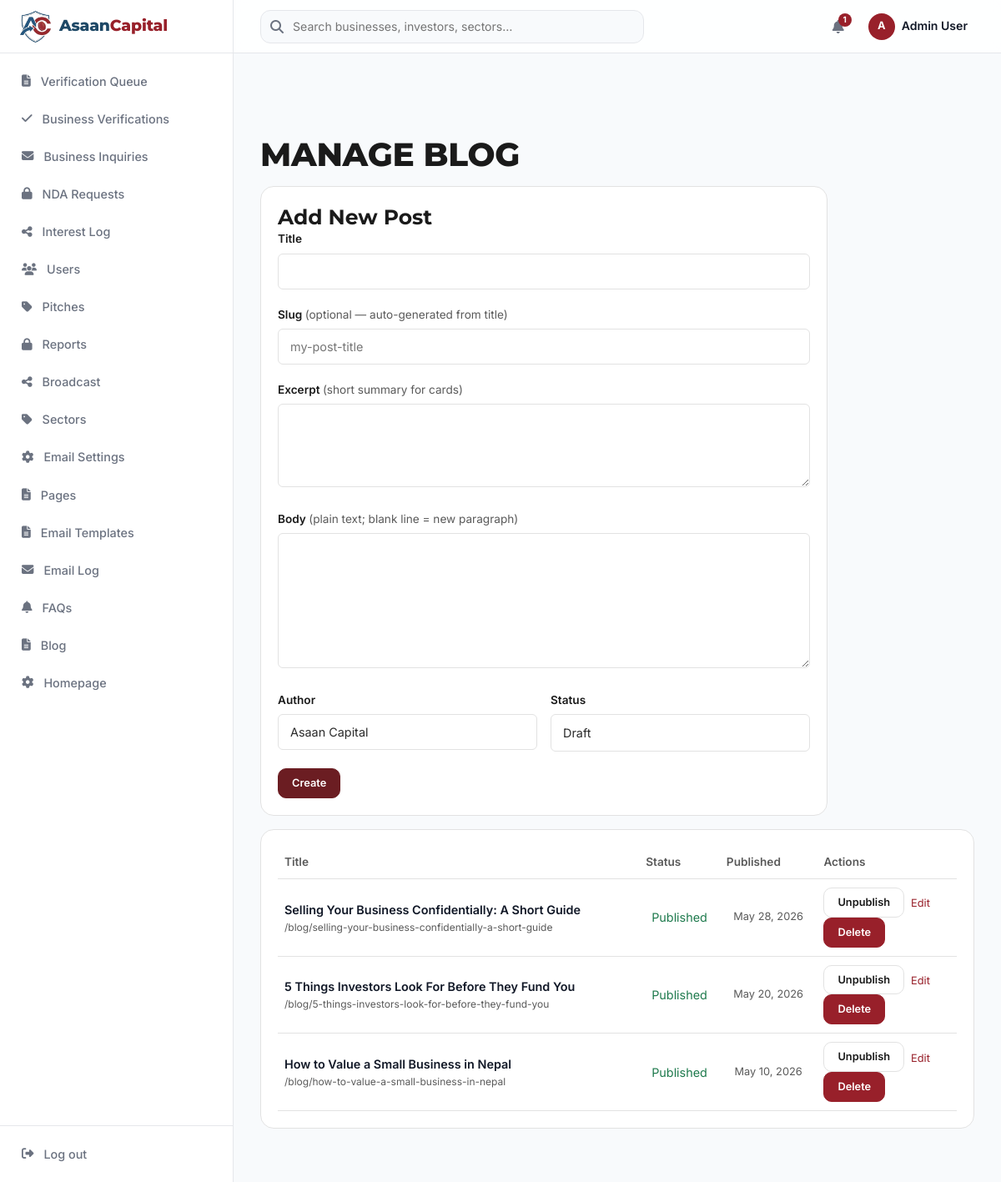
The app's page /admin/content/blog.php (signed in) with its own data.
### tables this page shows
CREATE TABLE `blog_posts` (
  `id` bigint(20) unsigned NOT NULL AUTO_INCREMENT,
  `title` varchar(255) NOT NULL,
  `slug` varchar(255) NOT NULL,
  `excerpt` varchar(500) DEFAULT NULL,
  `body` mediumtext NOT NULL,
  `author` varchar(120) NOT NULL DEFAULT 'Asaan Capital',
  `status` varchar(20) NOT NULL DEFAULT 'draft',
  `published_at` timestamp NULL DEFAULT NULL,
  `created_at` timestamp NULL DEFAULT NULL,
  `updated_at` timestamp NULL DEFAULT NULL,
  PRIMARY KEY (`id`),
  UNIQUE KEY `blog_posts_slug_unique` (`slug`)
);

### config/db.php (called while the page is built)
<?php
function db(): PDO {
    static $pdo = null;
    if ($pdo === null) {
        $dsn = 'mysql:host=' . DB_HOST . ';port=' . DB_PORT . ';dbname=' . DB_NAME . ';charset=' . DB_CHARSET;
        $pdo = new PDO($dsn, DB_USER, DB_PASS, [
            PDO::ATTR_ERRMODE => PDO::ERRMODE_EXCEPTION,
            PDO::ATTR_DEFAULT_FETCH_MODE => PDO::FETCH_ASSOC,
            PDO::ATTR_EMULATE_PREPARES => false,
        ]);
    }
    return $pdo;
}

### config/helpers.php (called while the page is built, shortened)
<?php
function e(?string $s): string {
    return htmlspecialchars($s ?? '', ENT_QUOTES, 'UTF-8');
}

### admin/content/blog.php (the view, shortened to what this page needs)
<?php
require __DIR__ . '/../../includes/layout-admin.php';
$posts = db()->query('SELECT * FROM blog_posts ORDER BY COALESCE(published_at, created_at) DESC, id DESC')->fetchAll();
?>
<h2>Manage Blog</h2>
<div class="card" style="max-width:680px;">
  <h4>Add New Post</h4>
  <form method="post">
    <div class="input-group">
      <label>Title</label>
      <input type="text" name="title" class="input" required>
    </div>
    <div class="input-group">
      <label>Slug <span style="font-weight:400;color:var(--color-text-muted);">(optional — auto-generated from title)</span></label>
      <input type="text" name="slug" class="input" placeholder="my-post-title">
    </div>
    <div class="input-group">
      <label>Excerpt <span style="font-weight:400;color:var(--color-text-muted);">(short summary for cards)</span></label>
      <textarea name="excerpt" class="input" rows="2" style="resize:vertical;"></textarea>
    </div>
    <div class="input-group">
      <label>Body <span style="font-weight:400;color:var(--color-text-muted);">(plain text; blank line = new paragraph)</span></label>
      <textarea name="body" class="input" rows="8" required style="resize:vertical;"></textarea>
    </div>
    <div style="display:flex;gap:1rem;flex-wrap:wrap;">
      <div class="input-group" style="flex:1;min-width:160px;">
        <label>Author</label>
        <input type="text" name="author" class="input" value="Asaan Capital">
      </div>
      <div class="input-group" style="flex:1;min-width:160px;">
        <label>Status</label>
        <select name="status" class="input">
          <option value="draft">Draft</option>
        </select>
      </div>
    </div>
    <button type="submit" class="btn btn-sm btn-primary">Create</button>
  </form>
</div>
<div class="card" style="margin-top:1rem;">
  <table style="width:100%;">
    <tr style="border-bottom:1px solid var(--color-border);">
      <th style="text-align:left;padding:8px;">Title</th>
      <th style="padding:8px;">Status</th>
      <th style="padding:8px;">Published</th>
      <th style="padding:8px;">Actions</th>
    </tr>
    <?php foreach ($posts as $p): ?>
    <tr style="border-bottom:1px solid var(--color-border);">
      <td style="padding:10px 8px;font-weight:600;">
        <?= e($p['title']) ?>
        <div style="font-weight:400;font-size:0.75rem;color:var(--color-text-muted);">/blog/<?= e($p['slug']) ?></div>
      </td>
      <td style="padding:10px 8px;text-align:center;"><?= $p['status'] === 'published' ? '<span style="color:var(--color-success);">Published</span>' : '<span style="color:var(--color-text-muted);">Draft</span>' ?></td>
      <td style="padding:10px 8px;text-align:center;font-size:0.8rem;color:var(--color-text-muted);"><?= $p['published_at'] ? e(date('M j, Y', strtotime($p['published_at']))) : '—' ?></td>
      <td style="padding:10px 8px;white-space:nowrap;">
        <form method="post" style="display:inline;">
          <button type="submit" class="btn btn-sm btn-outline"><?= $p['status'] === 'published' ? 'Unpublish' : 'Publish' ?></button>
        </form>
        <details style="display:inline;vertical-align:middle;">
          <summary style="font-size:0.8rem;cursor:pointer;color:var(--color-primary-vivid);display:inline;margin-left:0.25rem;">Edit</summary>
        </details>
        <form method="post" style="display:inline;">
          <button type="submit" class="btn btn-sm btn-danger" onclick="return confirm('Delete this post?')">Delete</button>
        </form>
      </td>
    </tr>
    <?php endforeach; ?>
  </table>
</div>
<?php require __DIR__ . '/../../includes/footer.php'; ?>

### assets/listings.css (style rules this page uses)
:root { --ds-bg: #F8FAFC; --ds-surface: #FFFFFF; --ds-text: #0F172A; --ds-text-secondary: #475569; --ds-border: #E2E8F0; --ds-primary: #0B3A5E; --ds-success: #16A34A; --ds-warning: #F59E0B; --ds-danger: #DC2626; --ds-muted: #94A3B8; --ds-soft: #F1F5F9; --ds-font: 'Inter', -apple-system, BlinkMacSystemFont, 'Segoe UI', sans-serif; --ds-hero: 3rem; --ds-section: 2rem; --ds-card-title: 1.25rem; --ds-metric: 1.75rem; --ds-body: 1rem; --ds-small: 0.875rem; --ds-label: 0.75rem; --ds-section-gap: 2rem; --ds-radius: 12px; --ds-radius-sm: 8px; --ds-shadow: 0 1px 3px rgba(0,0,0,0.05); --ds-container: 1440px; }
*, *::before, *::after { box-sizing: border-box; }

### includes/header.php (style rules this page uses)
html.scroll-smooth { scroll-behavior: smooth; }

### records on screen
blog_posts: title "Selling Your Business Confidentially: A Short Guide", slug "selling-your-business-confidentially-a-short-guide", status "Published", published_at "May 28, 2026"
blog_posts: title "5 Things Investors Look For Before They Fund You", slug "5-things-investors-look-for-before-they-fund-you", status "Published", published_at "May 20, 2026"
blog_posts: title "How to Value a Small Business in Nepal", slug "how-to-value-a-small-business-in-nepal", status "Published", published_at "May 10, 2026"

### other values on screen
$label "Verification Queue"
$label "Business Verifications"
$label "Business Inquiries"
$label "NDA Requests"
$label "Interest Log"
$label "Users"
$label "Pitches"
$label "Reports"
$label "Broadcast"
$label "Sectors"
$label "Email Settings"
$label "Pages"
$label "Email Templates"
$label "Email Log"
$label "FAQs"
